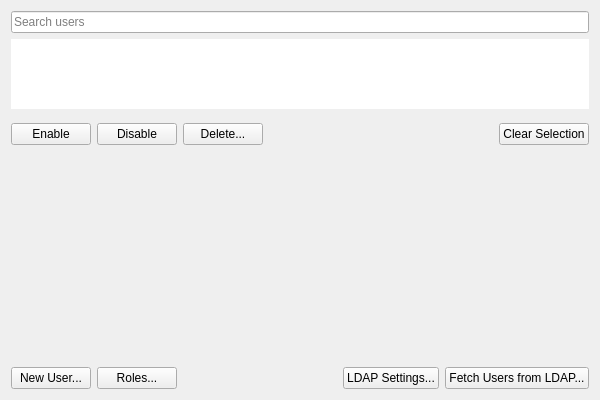
<?xml version="1.0" encoding="UTF-8"?>
<ui version="4.0">
 <class>QnUserManagementWidget</class>
 <widget class="QWidget" name="QnUserManagementWidget">
  <property name="geometry">
   <rect>
    <x>0</x>
    <y>0</y>
    <width>600</width>
    <height>400</height>
   </rect>
  </property>
  <layout class="QVBoxLayout" name="mainVerticalLayout" stretch="0,0">
   <item>
    <layout class="QVBoxLayout" name="verticalLayout">
     <item>
      <widget class="QLineEdit" name="filterLineEdit">
       <property name="placeholderText">
        <string>Search users</string>
       </property>
       <property name="clearButtonEnabled">
        <bool>true</bool>
       </property>
      </widget>
     </item>
     <item>
      <widget class="QTreeView" name="usersTable">
       <property name="sizePolicy">
        <sizepolicy hsizetype="Expanding" vsizetype="Minimum">
         <horstretch>0</horstretch>
         <verstretch>0</verstretch>
        </sizepolicy>
       </property>
       <property name="focusPolicy">
        <enum>Qt::TabFocus</enum>
       </property>
       <property name="frameShape">
        <enum>QFrame::NoFrame</enum>
       </property>
       <property name="sizeAdjustPolicy">
        <enum>QAbstractScrollArea::AdjustToContents</enum>
       </property>
       <property name="selectionMode">
        <enum>QAbstractItemView::NoSelection</enum>
       </property>
       <property name="selectionBehavior">
        <enum>QAbstractItemView::SelectRows</enum>
       </property>
       <property name="rootIsDecorated">
        <bool>false</bool>
       </property>
       <property name="sortingEnabled">
        <bool>true</bool>
       </property>
       <property name="allColumnsShowFocus">
        <bool>true</bool>
       </property>
       <attribute name="headerStretchLastSection">
        <bool>false</bool>
       </attribute>
      </widget>
     </item>
     <item>
      <layout class="QHBoxLayout" name="horizontalLayout_1">
       <property name="topMargin">
        <number>8</number>
       </property>
       <property name="bottomMargin">
        <number>8</number>
       </property>
       <item>
        <widget class="QPushButton" name="enableSelectedButton">
         <property name="text">
          <string>Enable</string>
         </property>
        </widget>
       </item>
       <item>
        <widget class="QPushButton" name="disableSelectedButton">
         <property name="text">
          <string>Disable</string>
         </property>
        </widget>
       </item>
       <item>
        <widget class="QPushButton" name="deleteSelectedButton">
         <property name="text">
          <string>Delete...</string>
         </property>
        </widget>
       </item>
       <item>
        <spacer name="horizontalSpacer_1">
         <property name="orientation">
          <enum>Qt::Horizontal</enum>
         </property>
         <property name="sizeHint" stdset="0">
          <size>
           <width>40</width>
           <height>20</height>
          </size>
         </property>
        </spacer>
       </item>
       <item>
        <widget class="QPushButton" name="clearSelectionButton">
         <property name="text">
          <string>Clear Selection</string>
         </property>
        </widget>
       </item>
      </layout>
     </item>
     <item>
      <spacer name="verticalSpacer">
       <property name="orientation">
        <enum>Qt::Vertical</enum>
       </property>
       <property name="sizeHint" stdset="0">
        <size>
         <width>20</width>
         <height>40</height>
        </size>
       </property>
      </spacer>
     </item>
    </layout>
   </item>
   <item>
    <layout class="QHBoxLayout" name="horizontalLayout_2">
     <property name="topMargin">
      <number>0</number>
     </property>
     <item>
      <widget class="QPushButton" name="createUserButton">
       <property name="text">
        <string>New User...</string>
       </property>
      </widget>
     </item>
     <item>
      <widget class="QPushButton" name="rolesButton">
       <property name="text">
        <string>Roles...</string>
       </property>
      </widget>
     </item>
     <item>
      <spacer name="horizontalSpacer_2">
       <property name="orientation">
        <enum>Qt::Horizontal</enum>
       </property>
       <property name="sizeHint" stdset="0">
        <size>
         <width>40</width>
         <height>20</height>
        </size>
       </property>
      </spacer>
     </item>
     <item>
      <widget class="QPushButton" name="ldapSettingsButton">
       <property name="text">
        <string>LDAP Settings...</string>
       </property>
      </widget>
     </item>
     <item>
      <widget class="QPushButton" name="fetchButton">
       <property name="text">
        <string>Fetch Users from LDAP...</string>
       </property>
      </widget>
     </item>
    </layout>
   </item>
  </layout>
 </widget>
 <tabstops>
  <tabstop>filterLineEdit</tabstop>
  <tabstop>usersTable</tabstop>
  <tabstop>enableSelectedButton</tabstop>
  <tabstop>disableSelectedButton</tabstop>
  <tabstop>deleteSelectedButton</tabstop>
  <tabstop>clearSelectionButton</tabstop>
  <tabstop>createUserButton</tabstop>
  <tabstop>rolesButton</tabstop>
  <tabstop>ldapSettingsButton</tabstop>
  <tabstop>fetchButton</tabstop>
 </tabstops>
 <resources/>
 <connections/>
</ui>
